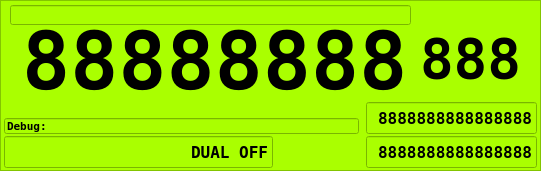
   <widget class="QFrame" name="frame">
    <property name="geometry">
     <rect>
      <x>4</x>
      <y>7</y>
      <width>541</width>
      <height>171</height>
     </rect>
    </property>
    <property name="palette">
     <palette>
      <active>
       <colorrole role="WindowText">
        <brush brushstyle="SolidPattern">
         <color alpha="255">
          <red>0</red>
          <green>0</green>
          <blue>0</blue>
         </color>
        </brush>
       </colorrole>
       <colorrole role="Button">
        <brush brushstyle="SolidPattern">
         <color alpha="255">
          <red>170</red>
          <green>255</green>
          <blue>0</blue>
         </color>
        </brush>
       </colorrole>
       <colorrole role="Light">
        <brush brushstyle="SolidPattern">
         <color alpha="255">
          <red>212</red>
          <green>255</green>
          <blue>127</blue>
         </color>
        </brush>
       </colorrole>
       <colorrole role="Midlight">
        <brush brushstyle="SolidPattern">
         <color alpha="255">
          <red>191</red>
          <green>255</green>
          <blue>63</blue>
         </color>
        </brush>
       </colorrole>
       <colorrole role="Dark">
        <brush brushstyle="SolidPattern">
         <color alpha="255">
          <red>85</red>
          <green>127</green>
          <blue>0</blue>
         </color>
        </brush>
       </colorrole>
       <colorrole role="Mid">
        <brush brushstyle="SolidPattern">
         <color alpha="255">
          <red>113</red>
          <green>170</green>
          <blue>0</blue>
         </color>
        </brush>
       </colorrole>
       <colorrole role="Text">
        <brush brushstyle="SolidPattern">
         <color alpha="255">
          <red>0</red>
          <green>0</green>
          <blue>0</blue>
         </color>
        </brush>
       </colorrole>
       <colorrole role="BrightText">
        <brush brushstyle="SolidPattern">
         <color alpha="255">
          <red>255</red>
          <green>255</green>
          <blue>255</blue>
         </color>
        </brush>
       </colorrole>
       <colorrole role="ButtonText">
        <brush brushstyle="SolidPattern">
         <color alpha="255">
          <red>0</red>
          <green>0</green>
          <blue>0</blue>
         </color>
        </brush>
       </colorrole>
       <colorrole role="Base">
        <brush brushstyle="SolidPattern">
         <color alpha="255">
          <red>255</red>
          <green>255</green>
          <blue>255</blue>
         </color>
        </brush>
       </colorrole>
       <colorrole role="Window">
        <brush brushstyle="SolidPattern">
         <color alpha="255">
          <red>170</red>
          <green>255</green>
          <blue>0</blue>
         </color>
        </brush>
       </colorrole>
       <colorrole role="Shadow">
        <brush brushstyle="SolidPattern">
         <color alpha="255">
          <red>0</red>
          <green>0</green>
          <blue>0</blue>
         </color>
        </brush>
       </colorrole>
       <colorrole role="AlternateBase">
        <brush brushstyle="SolidPattern">
         <color alpha="255">
          <red>212</red>
          <green>255</green>
          <blue>127</blue>
         </color>
        </brush>
       </colorrole>
       <colorrole role="ToolTipBase">
        <brush brushstyle="SolidPattern">
         <color alpha="255">
          <red>255</red>
          <green>255</green>
          <blue>220</blue>
         </color>
        </brush>
       </colorrole>
       <colorrole role="ToolTipText">
        <brush brushstyle="SolidPattern">
         <color alpha="255">
          <red>0</red>
          <green>0</green>
          <blue>0</blue>
         </color>
        </brush>
       </colorrole>
       <colorrole role="PlaceholderText">
        <brush brushstyle="NoBrush">
         <color alpha="128">
          <red>0</red>
          <green>0</green>
          <blue>0</blue>
         </color>
        </brush>
       </colorrole>
      </active>
      <inactive>
       <colorrole role="WindowText">
        <brush brushstyle="SolidPattern">
         <color alpha="255">
          <red>0</red>
          <green>0</green>
          <blue>0</blue>
         </color>
        </brush>
       </colorrole>
       <colorrole role="Button">
        <brush brushstyle="SolidPattern">
         <color alpha="255">
          <red>170</red>
          <green>255</green>
          <blue>0</blue>
         </color>
        </brush>
       </colorrole>
       <colorrole role="Light">
        <brush brushstyle="SolidPattern">
         <color alpha="255">
          <red>212</red>
          <green>255</green>
          <blue>127</blue>
         </color>
        </brush>
       </colorrole>
       <colorrole role="Midlight">
        <brush brushstyle="SolidPattern">
         <color alpha="255">
          <red>191</red>
          <green>255</green>
          <blue>63</blue>
         </color>
        </brush>
       </colorrole>
       <colorrole role="Dark">
        <brush brushstyle="SolidPattern">
         <color alpha="255">
          <red>85</red>
          <green>127</green>
          <blue>0</blue>
         </color>
        </brush>
       </colorrole>
       <colorrole role="Mid">
        <brush brushstyle="SolidPattern">
         <color alpha="255">
          <red>113</red>
          <green>170</green>
          <blue>0</blue>
         </color>
        </brush>
       </colorrole>
       <colorrole role="Text">
        <brush brushstyle="SolidPattern">
         <color alpha="255">
          <red>0</red>
          <green>0</green>
          <blue>0</blue>
         </color>
        </brush>
       </colorrole>
       <colorrole role="BrightText">
        <brush brushstyle="SolidPattern">
         <color alpha="255">
          <red>255</red>
          <green>255</green>
          <blue>255</blue>
         </color>
        </brush>
       </colorrole>
       <colorrole role="ButtonText">
        <brush brushstyle="SolidPattern">
         <color alpha="255">
          <red>0</red>
          <green>0</green>
          <blue>0</blue>
         </color>
        </brush>
       </colorrole>
       <colorrole role="Base">
        <brush brushstyle="SolidPattern">
         <color alpha="255">
          <red>255</red>
          <green>255</green>
          <blue>255</blue>
         </color>
        </brush>
       </colorrole>
       <colorrole role="Window">
        <brush brushstyle="SolidPattern">
         <color alpha="255">
          <red>170</red>
          <green>255</green>
          <blue>0</blue>
         </color>
        </brush>
       </colorrole>
       <colorrole role="Shadow">
        <brush brushstyle="SolidPattern">
         <color alpha="255">
          <red>0</red>
          <green>0</green>
          <blue>0</blue>
         </color>
        </brush>
       </colorrole>
       <colorrole role="AlternateBase">
        <brush brushstyle="SolidPattern">
         <color alpha="255">
          <red>212</red>
          <green>255</green>
          <blue>127</blue>
         </color>
        </brush>
       </colorrole>
       <colorrole role="ToolTipBase">
        <brush brushstyle="SolidPattern">
         <color alpha="255">
          <red>255</red>
          <green>255</green>
          <blue>220</blue>
         </color>
        </brush>
       </colorrole>
       <colorrole role="ToolTipText">
        <brush brushstyle="SolidPattern">
         <color alpha="255">
          <red>0</red>
          <green>0</green>
          <blue>0</blue>
         </color>
        </brush>
       </colorrole>
       <colorrole role="PlaceholderText">
        <brush brushstyle="NoBrush">
         <color alpha="128">
          <red>0</red>
          <green>0</green>
          <blue>0</blue>
         </color>
        </brush>
       </colorrole>
      </inactive>
      <disabled>
       <colorrole role="WindowText">
        <brush brushstyle="SolidPattern">
         <color alpha="255">
          <red>85</red>
          <green>127</green>
          <blue>0</blue>
         </color>
        </brush>
       </colorrole>
       <colorrole role="Button">
        <brush brushstyle="SolidPattern">
         <color alpha="255">
          <red>170</red>
          <green>255</green>
          <blue>0</blue>
         </color>
        </brush>
       </colorrole>
       <colorrole role="Light">
        <brush brushstyle="SolidPattern">
         <color alpha="255">
          <red>212</red>
          <green>255</green>
          <blue>127</blue>
         </color>
        </brush>
       </colorrole>
       <colorrole role="Midlight">
        <brush brushstyle="SolidPattern">
         <color alpha="255">
          <red>191</red>
          <green>255</green>
          <blue>63</blue>
         </color>
        </brush>
       </colorrole>
       <colorrole role="Dark">
        <brush brushstyle="SolidPattern">
         <color alpha="255">
          <red>85</red>
          <green>127</green>
          <blue>0</blue>
         </color>
        </brush>
       </colorrole>
       <colorrole role="Mid">
        <brush brushstyle="SolidPattern">
         <color alpha="255">
          <red>113</red>
          <green>170</green>
          <blue>0</blue>
         </color>
        </brush>
       </colorrole>
       <colorrole role="Text">
        <brush brushstyle="SolidPattern">
         <color alpha="255">
          <red>85</red>
          <green>127</green>
          <blue>0</blue>
         </color>
        </brush>
       </colorrole>
       <colorrole role="BrightText">
        <brush brushstyle="SolidPattern">
         <color alpha="255">
          <red>255</red>
          <green>255</green>
          <blue>255</blue>
         </color>
        </brush>
       </colorrole>
       <colorrole role="ButtonText">
        <brush brushstyle="SolidPattern">
         <color alpha="255">
          <red>85</red>
          <green>127</green>
          <blue>0</blue>
         </color>
        </brush>
       </colorrole>
       <colorrole role="Base">
        <brush brushstyle="SolidPattern">
         <color alpha="255">
          <red>170</red>
          <green>255</green>
          <blue>0</blue>
         </color>
        </brush>
       </colorrole>
       <colorrole role="Window">
        <brush brushstyle="SolidPattern">
         <color alpha="255">
          <red>170</red>
          <green>255</green>
          <blue>0</blue>
         </color>
        </brush>
       </colorrole>
       <colorrole role="Shadow">
        <brush brushstyle="SolidPattern">
         <color alpha="255">
          <red>0</red>
          <green>0</green>
          <blue>0</blue>
         </color>
        </brush>
       </colorrole>
       <colorrole role="AlternateBase">
        <brush brushstyle="SolidPattern">
         <color alpha="255">
          <red>170</red>
          <green>255</green>
          <blue>0</blue>
         </color>
        </brush>
       </colorrole>
       <colorrole role="ToolTipBase">
        <brush brushstyle="SolidPattern">
         <color alpha="255">
          <red>255</red>
          <green>255</green>
          <blue>220</blue>
         </color>
        </brush>
       </colorrole>
       <colorrole role="ToolTipText">
        <brush brushstyle="SolidPattern">
         <color alpha="255">
          <red>0</red>
          <green>0</green>
          <blue>0</blue>
         </color>
        </brush>
       </colorrole>
       <colorrole role="PlaceholderText">
        <brush brushstyle="NoBrush">
         <color alpha="128">
          <red>0</red>
          <green>0</green>
          <blue>0</blue>
         </color>
        </brush>
       </colorrole>
      </disabled>
     </palette>
    </property>
    <property name="font">
     <font>
      <family>DejaVu Sans Mono</family>
      <pointsize>42</pointsize>
      <weight>75</weight>
      <bold>true</bold>
     </font>
    </property>
    <property name="autoFillBackground">
     <bool>true</bool>
    </property>
    <property name="frameShape">
     <enum>QFrame::StyledPanel</enum>
    </property>
    <property name="frameShadow">
     <enum>QFrame::Raised</enum>
    </property>
    <widget class="QLineEdit" name="lineEdit">
     <property name="geometry">
      <rect>
       <x>418</x>
       <y>32</y>
       <width>110</width>
       <height>52</height>
      </rect>
     </property>
     <property name="palette">
      <palette>
       <active>
        <colorrole role="Base">
         <brush brushstyle="SolidPattern">
          <color alpha="255">
           <red>170</red>
           <green>255</green>
           <blue>0</blue>
          </color>
         </brush>
        </colorrole>
       </active>
       <inactive>
        <colorrole role="Base">
         <brush brushstyle="SolidPattern">
          <color alpha="255">
           <red>170</red>
           <green>255</green>
           <blue>0</blue>
          </color>
         </brush>
        </colorrole>
       </inactive>
       <disabled>
        <colorrole role="Base">
         <brush brushstyle="SolidPattern">
          <color alpha="255">
           <red>170</red>
           <green>255</green>
           <blue>0</blue>
          </color>
         </brush>
        </colorrole>
       </disabled>
      </palette>
     </property>
     <property name="font">
      <font>
       <family>DejaVu Sans Mono</family>
       <pointsize>42</pointsize>
       <weight>75</weight>
       <bold>true</bold>
      </font>
     </property>
     <property name="mouseTracking">
      <bool>false</bool>
     </property>
     <property name="autoFillBackground">
      <bool>true</bool>
     </property>
     <property name="text">
      <string>888</string>
     </property>
     <property name="frame">
      <bool>false</bool>
     </property>
     <property name="readOnly">
      <bool>true</bool>
     </property>
    </widget>
    <widget class="QLineEdit" name="lineEdit_2">
     <property name="enabled">
      <bool>true</bool>
     </property>
     <property name="geometry">
      <rect>
       <x>366</x>
       <y>136</y>
       <width>171</width>
       <height>32</height>
      </rect>
     </property>
     <property name="palette">
      <palette>
       <active>
        <colorrole role="Text">
         <brush brushstyle="SolidPattern">
          <color alpha="255">
           <red>0</red>
           <green>0</green>
           <blue>0</blue>
          </color>
         </brush>
        </colorrole>
        <colorrole role="Base">
         <brush brushstyle="SolidPattern">
          <color alpha="255">
           <red>170</red>
           <green>255</green>
           <blue>0</blue>
          </color>
         </brush>
        </colorrole>
        <colorrole role="PlaceholderText">
         <brush brushstyle="NoBrush">
          <color alpha="128">
           <red>0</red>
           <green>0</green>
           <blue>0</blue>
          </color>
         </brush>
        </colorrole>
       </active>
       <inactive>
        <colorrole role="Text">
         <brush brushstyle="SolidPattern">
          <color alpha="255">
           <red>0</red>
           <green>0</green>
           <blue>0</blue>
          </color>
         </brush>
        </colorrole>
        <colorrole role="Base">
         <brush brushstyle="SolidPattern">
          <color alpha="255">
           <red>170</red>
           <green>255</green>
           <blue>0</blue>
          </color>
         </brush>
        </colorrole>
        <colorrole role="PlaceholderText">
         <brush brushstyle="NoBrush">
          <color alpha="128">
           <red>0</red>
           <green>0</green>
           <blue>0</blue>
          </color>
         </brush>
        </colorrole>
       </inactive>
       <disabled>
        <colorrole role="Text">
         <brush brushstyle="SolidPattern">
          <color alpha="255">
           <red>168</red>
           <green>169</green>
           <blue>169</blue>
          </color>
         </brush>
        </colorrole>
        <colorrole role="Base">
         <brush brushstyle="SolidPattern">
          <color alpha="255">
           <red>240</red>
           <green>240</green>
           <blue>240</blue>
          </color>
         </brush>
        </colorrole>
        <colorrole role="PlaceholderText">
         <brush brushstyle="NoBrush">
          <color alpha="128">
           <red>0</red>
           <green>0</green>
           <blue>0</blue>
          </color>
         </brush>
        </colorrole>
       </disabled>
      </palette>
     </property>
     <property name="font">
      <font>
       <family>DejaVu Sans Mono</family>
       <pointsize>12</pointsize>
       <weight>75</weight>
       <bold>true</bold>
      </font>
     </property>
     <property name="text">
      <string>8888888888888888</string>
     </property>
     <property name="frame">
      <bool>true</bool>
     </property>
     <property name="alignment">
      <set>Qt::AlignRight|Qt::AlignTrailing|Qt::AlignVCenter</set>
     </property>
     <property name="readOnly">
      <bool>true</bool>
     </property>
    </widget>
    <widget class="QLineEdit" name="lineEdit_9">
     <property name="enabled">
      <bool>true</bool>
     </property>
     <property name="geometry">
      <rect>
       <x>4</x>
       <y>136</y>
       <width>269</width>
       <height>32</height>
      </rect>
     </property>
     <property name="palette">
      <palette>
       <active>
        <colorrole role="Base">
         <brush brushstyle="SolidPattern">
          <color alpha="255">
           <red>170</red>
           <green>255</green>
           <blue>0</blue>
          </color>
         </brush>
        </colorrole>
       </active>
       <inactive>
        <colorrole role="Base">
         <brush brushstyle="SolidPattern">
          <color alpha="255">
           <red>170</red>
           <green>255</green>
           <blue>0</blue>
          </color>
         </brush>
        </colorrole>
       </inactive>
       <disabled>
        <colorrole role="Base">
         <brush brushstyle="SolidPattern">
          <color alpha="255">
           <red>170</red>
           <green>255</green>
           <blue>0</blue>
          </color>
         </brush>
        </colorrole>
       </disabled>
      </palette>
     </property>
     <property name="font">
      <font>
       <family>DejaVu Sans Mono</family>
       <pointsize>12</pointsize>
       <weight>75</weight>
       <bold>true</bold>
      </font>
     </property>
     <property name="text">
      <string>DUAL OFF</string>
     </property>
     <property name="alignment">
      <set>Qt::AlignRight|Qt::AlignTrailing|Qt::AlignVCenter</set>
     </property>
     <property name="readOnly">
      <bool>true</bool>
     </property>
    </widget>
    <widget class="QLineEdit" name="lcdNumber">
     <property name="geometry">
      <rect>
       <x>10</x>
       <y>27</y>
       <width>401</width>
       <height>66</height>
      </rect>
     </property>
     <property name="palette">
      <palette>
       <active>
        <colorrole role="Base">
         <brush brushstyle="SolidPattern">
          <color alpha="255">
           <red>170</red>
           <green>255</green>
           <blue>0</blue>
          </color>
         </brush>
        </colorrole>
       </active>
       <inactive>
        <colorrole role="Base">
         <brush brushstyle="SolidPattern">
          <color alpha="255">
           <red>170</red>
           <green>255</green>
           <blue>0</blue>
          </color>
         </brush>
        </colorrole>
       </inactive>
       <disabled>
        <colorrole role="Base">
         <brush brushstyle="SolidPattern">
          <color alpha="255">
           <red>170</red>
           <green>255</green>
           <blue>0</blue>
          </color>
         </brush>
        </colorrole>
       </disabled>
      </palette>
     </property>
     <property name="font">
      <font>
       <family>DejaVu Sans Mono</family>
       <pointsize>60</pointsize>
       <weight>75</weight>
       <italic>false</italic>
       <bold>true</bold>
      </font>
     </property>
     <property name="mouseTracking">
      <bool>false</bool>
     </property>
     <property name="layoutDirection">
      <enum>Qt::RightToLeft</enum>
     </property>
     <property name="autoFillBackground">
      <bool>true</bool>
     </property>
     <property name="text">
      <string>88888888</string>
     </property>
     <property name="frame">
      <bool>false</bool>
     </property>
     <property name="alignment">
      <set>Qt::AlignRight|Qt::AlignTrailing|Qt::AlignVCenter</set>
     </property>
     <property name="readOnly">
      <bool>true</bool>
     </property>
    </widget>
    <widget class="QLineEdit" name="DebugText">
     <property name="enabled">
      <bool>true</bool>
     </property>
     <property name="geometry">
      <rect>
       <x>4</x>
       <y>118</y>
       <width>355</width>
       <height>16</height>
      </rect>
     </property>
     <property name="palette">
      <palette>
       <active>
        <colorrole role="Base">
         <brush brushstyle="SolidPattern">
          <color alpha="255">
           <red>170</red>
           <green>255</green>
           <blue>0</blue>
          </color>
         </brush>
        </colorrole>
       </active>
       <inactive>
        <colorrole role="Base">
         <brush brushstyle="SolidPattern">
          <color alpha="255">
           <red>170</red>
           <green>255</green>
           <blue>0</blue>
          </color>
         </brush>
        </colorrole>
       </inactive>
       <disabled>
        <colorrole role="Base">
         <brush brushstyle="SolidPattern">
          <color alpha="255">
           <red>170</red>
           <green>255</green>
           <blue>0</blue>
          </color>
         </brush>
        </colorrole>
       </disabled>
      </palette>
     </property>
     <property name="font">
      <font>
       <family>DejaVu Sans Mono</family>
       <pointsize>8</pointsize>
       <weight>75</weight>
       <italic>false</italic>
       <bold>true</bold>
      </font>
     </property>
     <property name="inputMask">
      <string notr="true"/>
     </property>
     <property name="text">
      <string>Debug:</string>
     </property>
     <property name="frame">
      <bool>true</bool>
     </property>
     <property name="alignment">
      <set>Qt::AlignLeading|Qt::AlignLeft|Qt::AlignVCenter</set>
     </property>
     <property name="readOnly">
      <bool>true</bool>
     </property>
    </widget>
    <widget class="QLineEdit" name="offsetText">
     <property name="enabled">
      <bool>true</bool>
     </property>
     <property name="geometry">
      <rect>
       <x>10</x>
       <y>5</y>
       <width>401</width>
       <height>20</height>
      </rect>
     </property>
     <property name="palette">
      <palette>
       <active>
        <colorrole role="Base">
         <brush brushstyle="SolidPattern">
          <color alpha="255">
           <red>170</red>
           <green>255</green>
           <blue>0</blue>
          </color>
         </brush>
        </colorrole>
       </active>
       <inactive>
        <colorrole role="Base">
         <brush brushstyle="SolidPattern">
          <color alpha="255">
           <red>170</red>
           <green>255</green>
           <blue>0</blue>
          </color>
         </brush>
        </colorrole>
       </inactive>
       <disabled>
        <colorrole role="Base">
         <brush brushstyle="SolidPattern">
          <color alpha="255">
           <red>170</red>
           <green>255</green>
           <blue>0</blue>
          </color>
         </brush>
        </colorrole>
       </disabled>
      </palette>
     </property>
     <property name="font">
      <font>
       <family>DejaVu Sans Mono</family>
       <pointsize>12</pointsize>
       <weight>75</weight>
       <italic>false</italic>
       <bold>true</bold>
      </font>
     </property>
     <property name="layoutDirection">
      <enum>Qt::LeftToRight</enum>
     </property>
     <property name="inputMask">
      <string notr="true"/>
     </property>
     <property name="text">
      <string/>
     </property>
     <property name="frame">
      <bool>true</bool>
     </property>
     <property name="alignment">
      <set>Qt::AlignCenter</set>
     </property>
     <property name="readOnly">
      <bool>true</bool>
     </property>
    </widget>
    <widget class="QLineEdit" name="dbText">
     <property name="enabled">
      <bool>true</bool>
     </property>
     <property name="geometry">
      <rect>
       <x>366</x>
       <y>102</y>
       <width>171</width>
       <height>32</height>
      </rect>
     </property>
     <property name="palette">
      <palette>
       <active>
        <colorrole role="Text">
         <brush brushstyle="SolidPattern">
          <color alpha="255">
           <red>0</red>
           <green>0</green>
           <blue>0</blue>
          </color>
         </brush>
        </colorrole>
        <colorrole role="Base">
         <brush brushstyle="SolidPattern">
          <color alpha="255">
           <red>170</red>
           <green>255</green>
           <blue>0</blue>
          </color>
         </brush>
        </colorrole>
        <colorrole role="PlaceholderText">
         <brush brushstyle="NoBrush">
          <color alpha="128">
           <red>0</red>
           <green>0</green>
           <blue>0</blue>
          </color>
         </brush>
        </colorrole>
       </active>
       <inactive>
        <colorrole role="Text">
         <brush brushstyle="SolidPattern">
          <color alpha="255">
           <red>0</red>
           <green>0</green>
           <blue>0</blue>
          </color>
         </brush>
        </colorrole>
        <colorrole role="Base">
         <brush brushstyle="SolidPattern">
          <color alpha="255">
           <red>170</red>
           <green>255</green>
           <blue>0</blue>
          </color>
         </brush>
        </colorrole>
        <colorrole role="PlaceholderText">
         <brush brushstyle="NoBrush">
          <color alpha="128">
           <red>0</red>
           <green>0</green>
           <blue>0</blue>
          </color>
         </brush>
        </colorrole>
       </inactive>
       <disabled>
        <colorrole role="Text">
         <brush brushstyle="SolidPattern">
          <color alpha="255">
           <red>168</red>
           <green>169</green>
           <blue>169</blue>
          </color>
         </brush>
        </colorrole>
        <colorrole role="Base">
         <brush brushstyle="SolidPattern">
          <color alpha="255">
           <red>240</red>
           <green>240</green>
           <blue>240</blue>
          </color>
         </brush>
        </colorrole>
        <colorrole role="PlaceholderText">
         <brush brushstyle="NoBrush">
          <color alpha="128">
           <red>0</red>
           <green>0</green>
           <blue>0</blue>
          </color>
         </brush>
        </colorrole>
       </disabled>
      </palette>
     </property>
     <property name="font">
      <font>
       <family>DejaVu Sans Mono</family>
       <pointsize>12</pointsize>
       <weight>75</weight>
       <bold>true</bold>
       <kerning>false</kerning>
      </font>
     </property>
     <property name="focusPolicy">
      <enum>Qt::ClickFocus</enum>
     </property>
     <property name="acceptDrops">
      <bool>false</bool>
     </property>
     <property name="text">
      <string>8888888888888888</string>
     </property>
     <property name="frame">
      <bool>true</bool>
     </property>
     <property name="alignment">
      <set>Qt::AlignRight|Qt::AlignTrailing|Qt::AlignVCenter</set>
     </property>
     <property name="readOnly">
      <bool>true</bool>
     </property>
    </widget>
   </widget>
